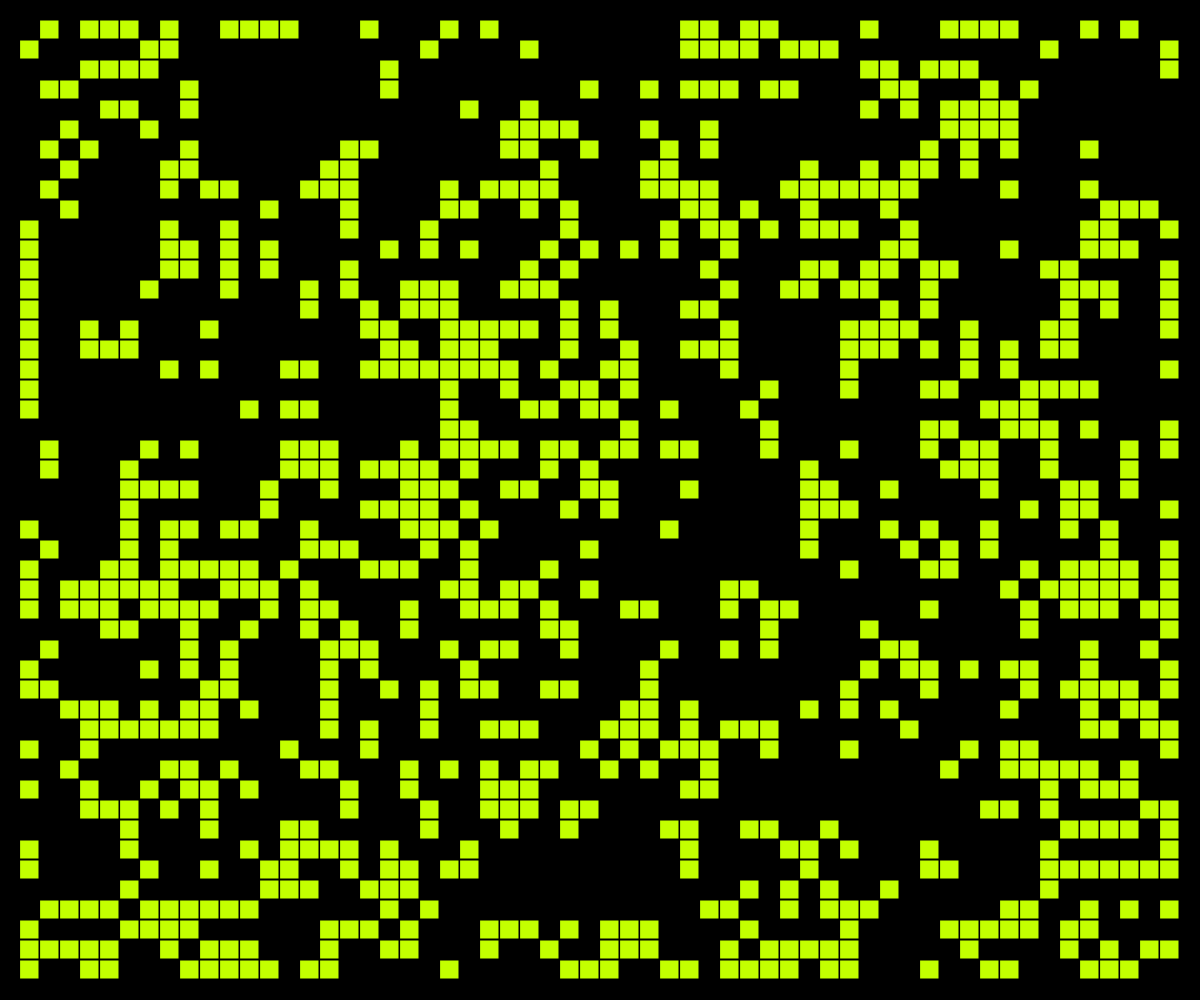
Frame 1 (no input)
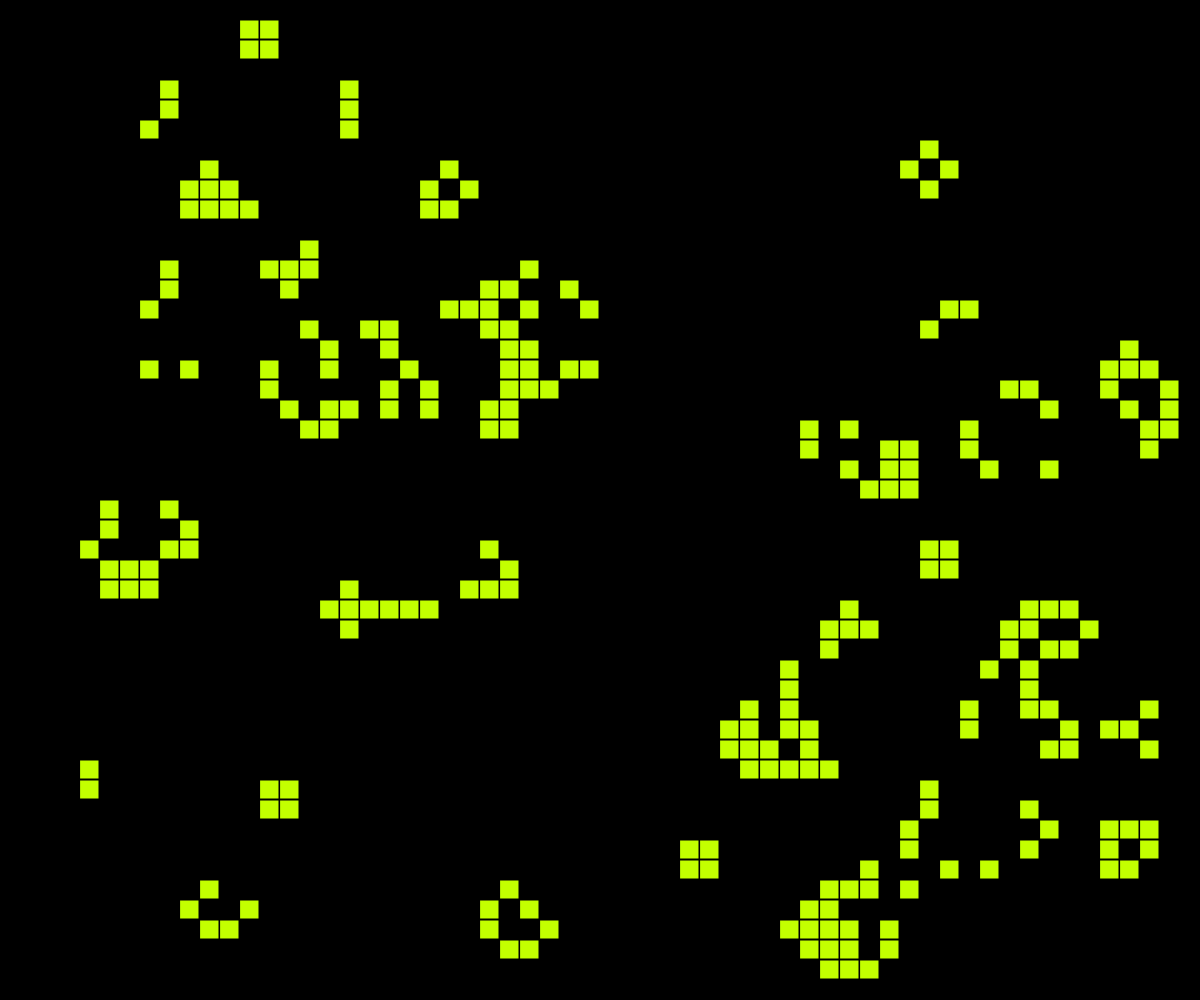
Frame 60 (no input)
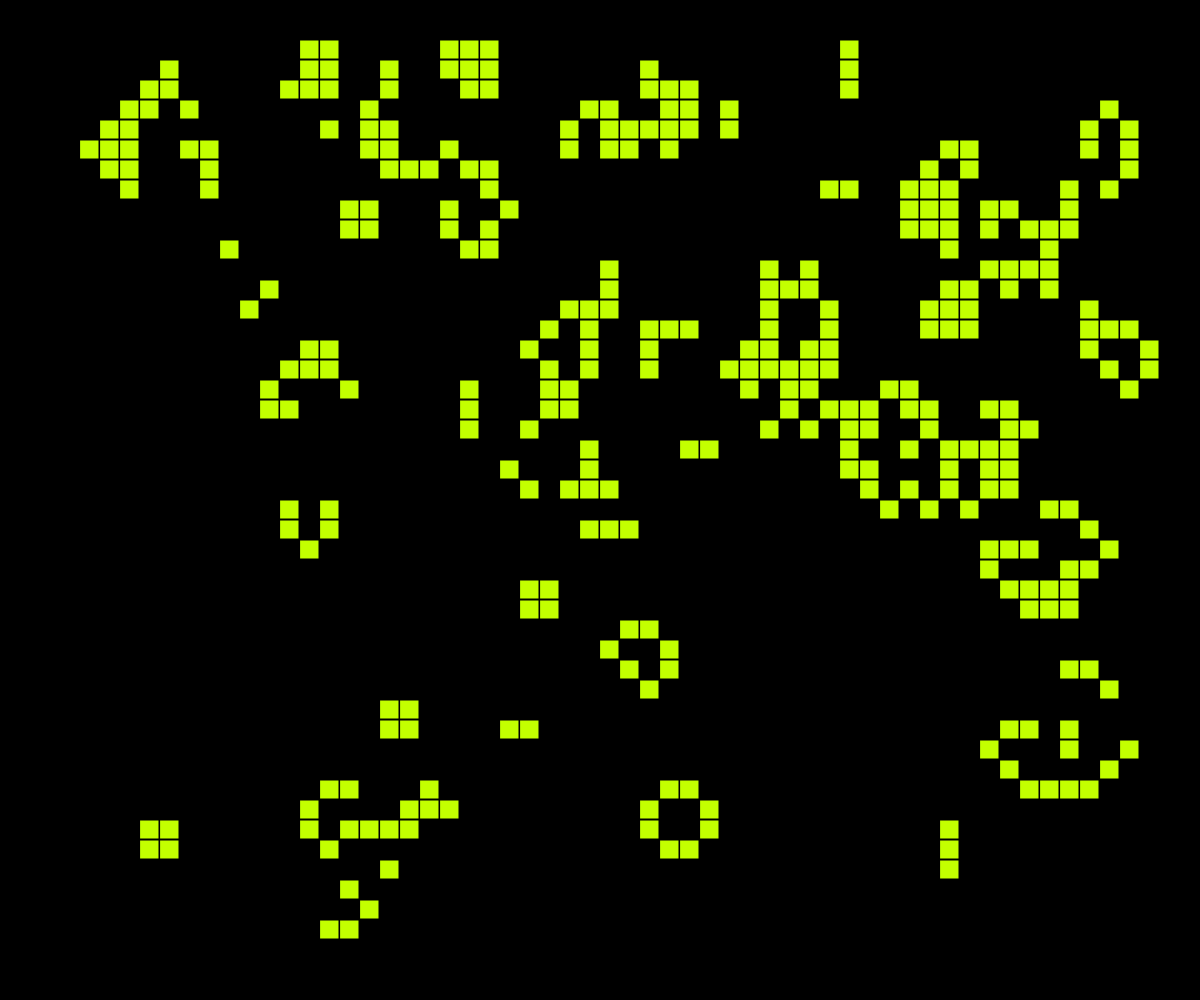
Frame 120 (the mouse pressed at the canvas centre since frame 60)

The p5.js sketch that drew these frames (run headless with seeded random() and noise() and a simulated clock; from frame 60 on, the mouse is pressed at the canvas centre):

// p5.js sketch
// ── sketch.js

var w;
var columns;
var rows;
var board;
var next;

function setup() {
  createCanvas(window.innerWidth, window.innerHeight);
  w = 20;
  // Calculate columns and rows
  columns = floor(width/w);
  rows = floor(height/w);
  // Wacky way to make a 2D array is JS
  board = new Array(columns);
  for (var i = 0; i < columns; i++) {
    board[i] = new Array(rows);
  } 
  // Going to use multiple 2D arrays and swap them
  next = new Array(columns);
  for (i = 0; i < columns; i++) {
    next[i] = new Array(rows);
  }
  //blendMode(MULTIPLY);
  frameRate(60);
  init();
}

function draw() {
  background(0);
  generate();
  for ( var i = 0; i < columns;i++) {
    for ( var j = 0; j < rows;j++) {
      if ((board[i][j] == 1)) fill(195,255,0);
      else fill(0); 
      stroke(0);
      rect(i*w, j*w, w-1, w-1);
    }
  }

}

// reset board when mouse is pressed
function mousePressed() {
  init();
}

// Fill board randomly
function init() {
  for (var i = 0; i < columns; i++) {
    for (var j = 0; j < rows; j++) {
      // Lining the edges with 0s
      if (i == 0 || j == 0 || i == columns-1 || j == rows-1) board[i][j] = 0;
      // Filling the rest randomly
      else board[i][j] = floor(random(2));
      next[i][j] = 0;
    }
  }
}

// The process of creating the new generation
function generate() {

  // Loop through every spot in our 2D array and check spots neighbors
  for (var x = 1; x < columns - 1; x++) {
    for (var y = 1; y < rows - 1; y++) {
      // Add up all the states in a 3x3 surrounding grid
      var neighbors = 0;
      for (var i = -1; i <= 1; i++) {
        for (var j = -1; j <= 1; j++) {
          neighbors += board[x+i][y+j];
        }
      }

      // A little trick to subtract the current cell's state since
      // we added it in the above loop
      neighbors -= board[x][y];
      // Rules of Life
      if      ((board[x][y] == 1) && (neighbors <  2)) next[x][y] = 0;           // Loneliness
      else if ((board[x][y] == 1) && (neighbors >  3)) next[x][y] = 0;           // Overpopulation
      else if ((board[x][y] == 0) && (neighbors == 3)) next[x][y] = 1;           // Reproduction
      else                                             next[x][y] = board[x][y]; // Stasis
    }
  }

  // Swap!
  var temp = board;
  board = next;
  next = temp;
}
